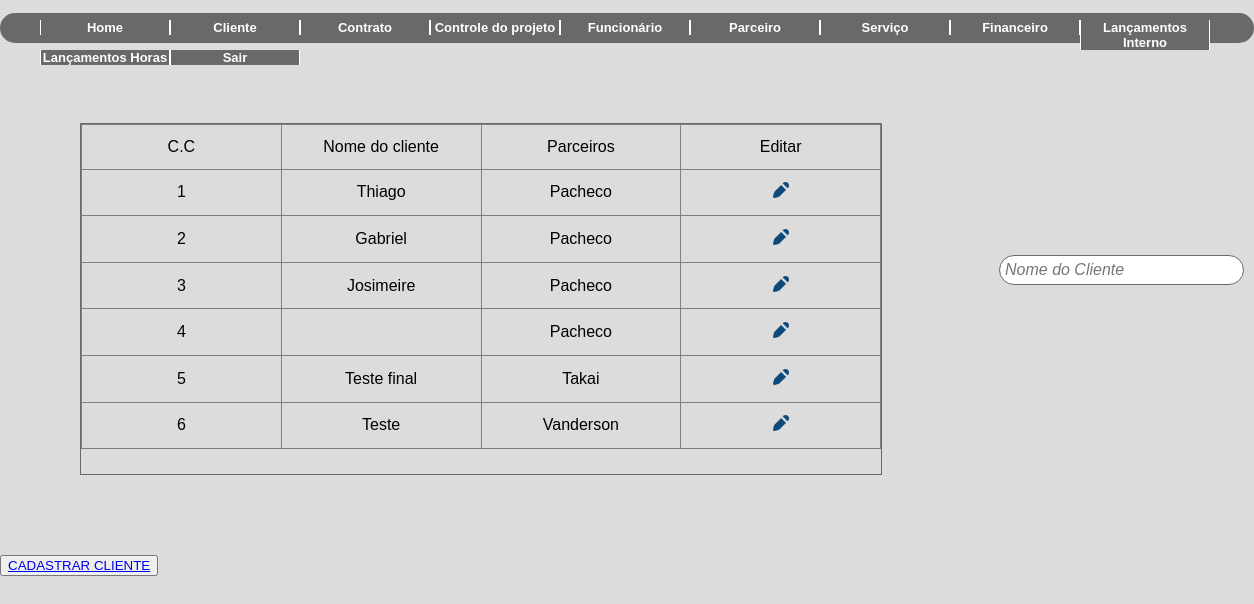
/consultacliente.php (signed in), run on the app's committed database.
### tables this page shows
CREATE TABLE IF NOT EXISTS `cliente` (
  `id` int(11) NOT NULL AUTO_INCREMENT,
  `pessoa` varchar(8) DEFAULT NULL,
  `nome` varchar(50) DEFAULT NULL,
  `cpf` varchar(11) DEFAULT NULL,
  `rg` varchar(9) DEFAULT NULL,
  `cnpj` varchar(14) DEFAULT NULL,
  `razao` varchar(50) DEFAULT NULL,
  `inscricao` int(15) DEFAULT NULL,
  `representante` varchar(50) DEFAULT NULL,
  `sexo` varchar(1) DEFAULT NULL,
  `observacao` varchar(500) DEFAULT NULL,
  `id_parc` int(11) DEFAULT NULL,
  PRIMARY KEY (`id`),
  KEY `fk_parc` (`id_parc`)
);

CREATE TABLE IF NOT EXISTS `parceiro` (
  `id_parc` int(11) NOT NULL AUTO_INCREMENT,
  `nome` varchar(50) NOT NULL,
  PRIMARY KEY (`id_parc`)
);

### classes/cliente.class.php (called while the page is built, shortened)
<?php
require_once 'Conexao.class.php';
require_once 'funcoes.class.php';
class Cliente{
    public function __construct(){
        $this->con = new conexao();
    }
    public function querySelectclieparc(){
        try{
            $cst = $this->con->conect()->prepare("SELECT cliente.id AS id_cli, cliente.nome AS nome_cli, parceiro.nome as nome_parceiro from cliente INNER JOIN parceiro ON parceiro.id_parc = cliente.id_parc;");
            $cst->execute();
            return $cst->fetchAll();
        }catch(PDOException $ex){
        }
    }
}
?>

### classes/Conexao.class.php (called while the page is built)
<?php
class conexao{
    private $usuario;
    private $senha;
    private $banco;
    private $servidor;
    private static $pdo;
    public function __construct(){
        $this->servidor = "localhost";
        $this->banco = "teste2";
        $this->usuario =  "root";
        $this->senha = "";
    }
    public function conect(){
        try{
            if(is_null(self::$pdo)){
                self::$pdo = new PDO("mysql:host=".$this->servidor.";dbname=".$this->banco, $this->usuario, $this->senha);
            }
            return self::$pdo;
        } catch (PDOException $ex) {
			echo $ex->getMessage();
        }
    }
}
?>

### classes/funcoes.class.php (called while the page is built, shortened)
<?php
class funcoes{
    public function tratarCaracter($vlr, $tipo){
        switch($tipo){
            case 1: $rst = utf8_decode($vlr); break;
            case 2: $rst = htmlentities($vlr, ENT_QUOTES, "ISO-8859-1"); break;
        }
        return $rst;
    }
}
?>

### consultacliente.php (the view, shortened to what this page needs)
<?php
    require_once 'classes/funcoes.class.php';
    require_once 'classes/cliente.class.php';
    $objFc = new Funcoes();
    $objfn = new Cliente();
?>
<!DOCTYPE html>
<html lang="pt-br">
<head>
    <link rel="stylesheet" type="text/css" href="Style/style2.css">
</head>
<body>
    <?php include_once('header.php'); ?>
    <div id="resultado" class="scroll" >
        <table border="1">
            <thead>
                <tr>
                    <td>C.C</td>
                    <td>Nome do cliente</td>
                    <td>Parceiros</td>
                    <td> Editar </td>
                </tr>
            </thead>
            <tbody>
            <?php foreach($objfn->querySelectclieparc($_POST) as $rst){ ?>
                <tr>
                    <td><?php echo ($objFc->tratarCaracter($rst['id_cli'], 2)) ?> </td>
                    <td><?php echo ($objFc->tratarCaracter($rst['nome_cli'], 2)) ?></td>
                    <td><?php echo ($objFc->tratarCaracter($rst['nome_parceiro'], 2)) ?> </td>
                    <td><div class="editar"><a href="edita_cliente.php?acao=edit&func=<?=$objFc->tratarCaracter($rst['id_cli'], 1)?>" title="Editar dados"> <img src="img/ico-editar.png" width="16" height="16" alt="Editar"> </a></div>  </td>
                </tr>
               <?php } ?>
        </table>
    </div>
    <form action="processa.php">
    <div class="search4">
    <input type="text" name="campo"  id="campo" placeholder="Nome do Cliente" >
    </div>
    </form>
        <button class="btnnn" type="button" name="tbtn"><a href="ins_cliente.php">CADASTRAR CLIENTE</a></button>
</body>
</html>

### Style/style2.css (style rules this page uses)
html { width: 100%; height: 100% }
body { margin: 0; background-color: #DCDCDC; font-family: 'Trebuchet MS', 'Lucida Sans Unicode', 'Lucida Grande', 'Lucida Sans', Arial, sans-serif }
.scroll { overflow: scroll; overflow: auto; border: solid 1px #696969; width: 800px; height: 300px; margin: 80px; width: 800px; height: 350px; }
.scroll table { width: 100%; table-layout: fixed; text-align: center; border-collapse: collapse; }
.scroll table td { padding: .8em; }
.search4 input { font-style: italic; font-size: 16px; background-color: rgb(255, 255, 255); border: 1px solid #696969; border-radius: 20px; float: left; margin-top: -300px; margin-left: 999px; padding: 5px; padding-right: 30px; cursor: pointer; }

### Style/style.css (style rules this page uses)
body { background-color: #DCDCDC; }

### data on the page
cliente: id "1", nome "Thiago", id_parc.nome "Pacheco"
cliente: id "2", nome "Gabriel", id_parc.nome "Pacheco"
cliente: id "3", nome "Josimeire", id_parc.nome "Pacheco"
cliente: id "4", id_parc.nome "Pacheco"
cliente: id "5", nome "Teste final", id_parc.nome "Takai"
cliente: id "6", nome "Teste", id_parc.nome "Vanderson"
